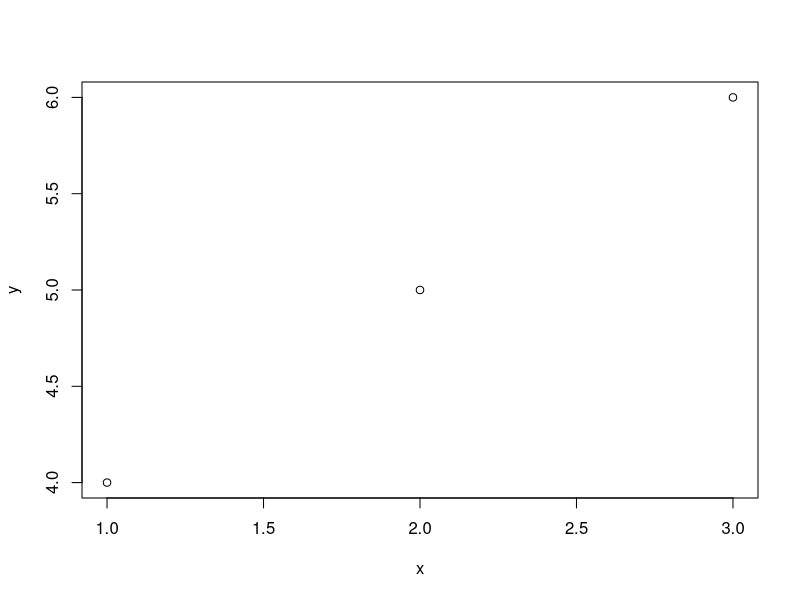

Write the R code that produced this figure.
## ---- chunk 1
x = c(1,2,3)
y = c(4,5,6)
plot(x,y)
